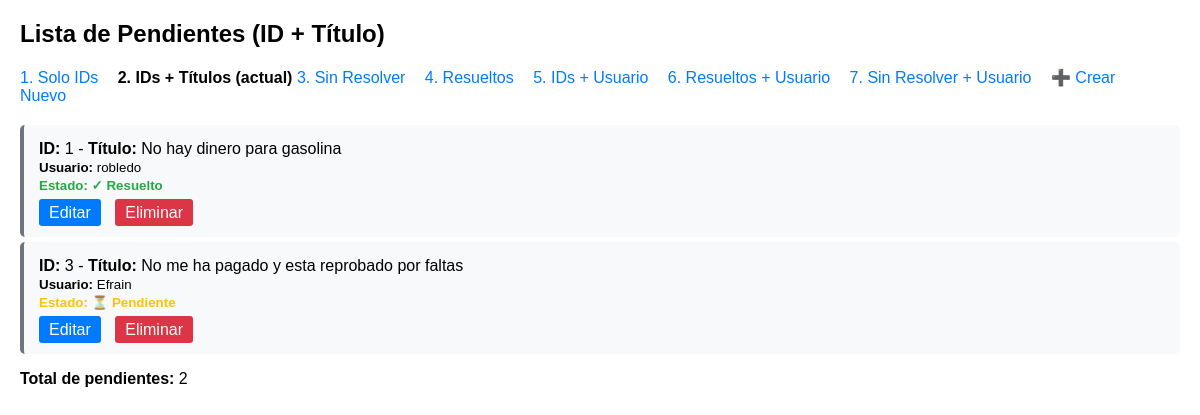
Screenshot of /todos/list/id-titles/ with the database file from the repository.
### todo_app/models.py (models this page shows, shortened)
class Todo(models.Model):
    title = models.CharField(max_length=255)
    resolved = models.BooleanField(default=False)
    user = models.ForeignKey(User, on_delete=models.CASCADE)

### todo_app/views.py (the view)
# urls.py: path('', lambda request: redirect('list_id_titles')),  # redirige / a /todos/list/id-titles/
def list_id_titles(request):
    todos = Todo.objects.all()
    return render(request, 'todo_app/list_id_titles.html', {'todos': todos})

### todo_app/templates/todo_app/list_id_titles.html (shortened to what this page needs)
<!DOCTYPE html>
<html>
<head>
</head>
<body>
    <h2>Lista de Pendientes (ID + Título)</h2>
    <div class="nav-links">
        <a href="{% url 'list_ids' %}">1. Solo IDs</a>
        <strong>2. IDs + Títulos (actual)</strong>
        <a href="{% url 'list_unresolved' %}">3. Sin Resolver</a>
        <a href="{% url 'list_resolved' %}">4. Resueltos</a>
        <a href="{% url 'list_id_user' %}">5. IDs + Usuario</a>
        <a href="{% url 'list_resolved_user' %}">6. Resueltos + Usuario</a>
        <a href="{% url 'list_unresolved_user' %}">7. Sin Resolver + Usuario</a>
        <a id="btn-create"href="{% url 'create_todo' %}">➕ Crear Nuevo</a>
    </div>
    <ul>
        {% for todo in todos %}
            <li>
                <strong>ID:</strong> {{ todo.id }} - <strong>Título:</strong> {{ todo.title }}
                <br><small><strong>Usuario:</strong> {{ todo.user.username }}</small>
                <br><small class="status {% if todo.resolved %}resolved{% else %}unresolved{% endif %}">
                    Estado: {% if todo.resolved %}✓ Resuelto{% else %}⏳ Pendiente{% endif %}
                </small>
                <div class="actions">
                    <a href="{% url 'update_todo' todo.id %}" class="edit-btn">Editar</a>
                    <a href="{% url 'delete_todo' todo.id %}" class="delete-btn" onclick="return confirm('¿Estás seguro?')">Eliminar</a>
                </div>
            </li>
        {% empty %}
            <li>No hay pendientes registrados.</li>
        {% endfor %}
    </ul>
    <p><strong>Total de pendientes:</strong> {{ todos|length }}</p>
</body>
</html>

### todo_app/templates/todo_app/list_id_titles.html (style rules this page uses)
body { font-family: Arial, sans-serif; margin: 20px; }
.nav-links { margin: 20px 0; }
.nav-links a { margin-right: 15px; text-decoration: none; color: #007bff; }
ul { list-style-type: none; padding: 0; }
li { background: #f8f9fa; margin: 5px 0; padding: 15px; border-radius: 5px; border-left: 4px solid #6c757d; }
.status { font-weight: bold; }
.resolved { color: #28a745; }
.unresolved { color: #ffc107; }
.actions { margin-top: 10px; }
.actions a { margin-right: 10px; padding: 5px 10px; text-decoration: none; border-radius: 3px; }
.edit-btn { background: #007bff; color: white; }
.delete-btn { background: #dc3545; color: white; }

### rows the page displays
Todo: id "1", title "No hay dinero para gasolina", user.username "robledo", resolved "✓ Resuelto"
Todo: id "3", title "No me ha pagado y esta reprobado por faltas", user.username "Efrain", resolved "⏳ Pendiente"

### other values shown
{{ todos|length }} "2"
